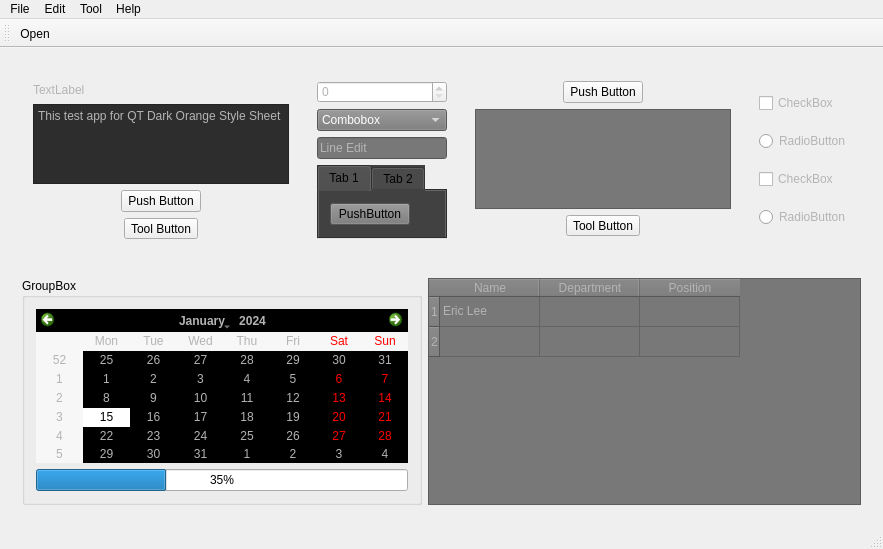
<?xml version="1.0" encoding="UTF-8"?>
<ui version="4.0">
 <class>MainWindow</class>
 <widget class="QMainWindow" name="MainWindow">
  <property name="geometry">
   <rect>
    <x>0</x>
    <y>0</y>
    <width>883</width>
    <height>549</height>
   </rect>
  </property>
  <property name="windowTitle">
   <string>QT Dark Orange Sheet</string>
  </property>
  <property name="styleSheet">
   <string notr="true"/>
  </property>
  <widget class="QWidget" name="centralWidget">
   <layout class="QVBoxLayout" name="verticalLayout">
    <item>
     <widget class="QWidget" name="widget_2" native="true">
      <layout class="QHBoxLayout" name="horizontalLayout_2">
       <item>
        <widget class="QWidget" name="widget_6" native="true">
         <layout class="QVBoxLayout" name="verticalLayout_2">
          <item>
           <widget class="QLabel" name="label">
            <property name="styleSheet">
             <string notr="true">color: rgb(180, 180, 180);</string>
            </property>
            <property name="text">
             <string>TextLabel</string>
            </property>
           </widget>
          </item>
          <item>
           <widget class="QPlainTextEdit" name="plainTextEdit">
            <property name="sizePolicy">
             <sizepolicy hsizetype="Fixed" vsizetype="Fixed">
              <horstretch>0</horstretch>
              <verstretch>0</verstretch>
             </sizepolicy>
            </property>
            <property name="maximumSize">
             <size>
              <width>16777215</width>
              <height>80</height>
             </size>
            </property>
            <property name="styleSheet">
             <string notr="true">color: rgb(180, 180, 180);
background-color: rgb(45, 45, 45);</string>
            </property>
            <property name="plainText">
             <string>This test app for QT Dark Orange Style Sheet</string>
            </property>
           </widget>
          </item>
          <item alignment="Qt::AlignHCenter">
           <widget class="QPushButton" name="pushButton">
            <property name="styleSheet">
             <string notr="true"/>
            </property>
            <property name="text">
             <string>Push Button</string>
            </property>
           </widget>
          </item>
          <item alignment="Qt::AlignHCenter">
           <widget class="QToolButton" name="toolButton">
            <property name="styleSheet">
             <string notr="true"/>
            </property>
            <property name="text">
             <string>Tool Button</string>
            </property>
           </widget>
          </item>
         </layout>
        </widget>
       </item>
       <item>
        <widget class="QWidget" name="widget_5" native="true">
         <layout class="QVBoxLayout" name="verticalLayout_3">
          <item>
           <widget class="QSpinBox" name="spinBox">
            <property name="styleSheet">
             <string notr="true">color: rgb(180, 180, 180);</string>
            </property>
           </widget>
          </item>
          <item>
           <widget class="QComboBox" name="comboBox">
            <property name="styleSheet">
             <string notr="true">color: rgb(255, 255, 255);
background-color: rgb(120, 120, 120);
selection-color: rgb(180, 180, 180);</string>
            </property>
            <item>
             <property name="text">
              <string>Combobox</string>
             </property>
            </item>
           </widget>
          </item>
          <item>
           <widget class="QLineEdit" name="lineEdit">
            <property name="styleSheet">
             <string notr="true">color: rgb(180, 180, 180);
background-color: rgb(120, 120, 120);</string>
            </property>
            <property name="text">
             <string>Line Edit</string>
            </property>
           </widget>
          </item>
          <item>
           <widget class="QTabWidget" name="tabWidget">
            <property name="sizePolicy">
             <sizepolicy hsizetype="Expanding" vsizetype="Fixed">
              <horstretch>0</horstretch>
              <verstretch>0</verstretch>
             </sizepolicy>
            </property>
            <property name="styleSheet">
             <string notr="true">background-color: rgb(65, 65, 65);</string>
            </property>
            <property name="currentIndex">
             <number>0</number>
            </property>
            <widget class="QWidget" name="tab">
             <attribute name="title">
              <string>Tab 1</string>
             </attribute>
             <layout class="QVBoxLayout" name="verticalLayout_4">
              <item alignment="Qt::AlignLeft">
               <widget class="QPushButton" name="pushButton_2">
                <property name="styleSheet">
                 <string notr="true">background-color: rgb(120, 120, 120);</string>
                </property>
                <property name="text">
                 <string>PushButton</string>
                </property>
               </widget>
              </item>
             </layout>
            </widget>
            <widget class="QWidget" name="tab_2">
             <attribute name="title">
              <string>Tab 2</string>
             </attribute>
            </widget>
           </widget>
          </item>
         </layout>
        </widget>
       </item>
       <item>
        <widget class="QWidget" name="widget_4" native="true">
         <layout class="QVBoxLayout" name="verticalLayout_5">
          <item alignment="Qt::AlignHCenter">
           <widget class="QPushButton" name="pushButton_3">
            <property name="styleSheet">
             <string notr="true"/>
            </property>
            <property name="text">
             <string>Push Button</string>
            </property>
           </widget>
          </item>
          <item>
           <widget class="QTextEdit" name="textEdit">
            <property name="sizePolicy">
             <sizepolicy hsizetype="Fixed" vsizetype="Fixed">
              <horstretch>0</horstretch>
              <verstretch>0</verstretch>
             </sizepolicy>
            </property>
            <property name="maximumSize">
             <size>
              <width>16777215</width>
              <height>100</height>
             </size>
            </property>
            <property name="styleSheet">
             <string notr="true">background-color: transparent;
background-color: rgb(120, 120, 120);</string>
            </property>
           </widget>
          </item>
          <item alignment="Qt::AlignHCenter">
           <widget class="QToolButton" name="toolButton_2">
            <property name="styleSheet">
             <string notr="true"/>
            </property>
            <property name="text">
             <string>Tool Button</string>
            </property>
           </widget>
          </item>
         </layout>
         <zorder>widget_2</zorder>
         <zorder>textEdit</zorder>
         <zorder>pushButton_3</zorder>
         <zorder>toolButton_2</zorder>
        </widget>
       </item>
       <item>
        <widget class="QWidget" name="widget_3" native="true">
         <property name="maximumSize">
          <size>
           <width>120</width>
           <height>16777215</height>
          </size>
         </property>
         <layout class="QVBoxLayout" name="verticalLayout_6">
          <item>
           <widget class="QCheckBox" name="checkBox">
            <property name="styleSheet">
             <string notr="true">color: rgb(180, 180, 180);</string>
            </property>
            <property name="text">
             <string>CheckBox</string>
            </property>
           </widget>
          </item>
          <item>
           <widget class="QRadioButton" name="radioButton_2">
            <property name="styleSheet">
             <string notr="true">color: rgb(180, 180, 180);</string>
            </property>
            <property name="text">
             <string>RadioButton</string>
            </property>
           </widget>
          </item>
          <item>
           <widget class="QCheckBox" name="checkBox_2">
            <property name="styleSheet">
             <string notr="true">color: rgb(180, 180, 180);</string>
            </property>
            <property name="text">
             <string>CheckBox</string>
            </property>
           </widget>
          </item>
          <item>
           <widget class="QRadioButton" name="radioButton">
            <property name="styleSheet">
             <string notr="true">color: rgb(180, 180, 180);</string>
            </property>
            <property name="text">
             <string>RadioButton</string>
            </property>
           </widget>
          </item>
         </layout>
        </widget>
       </item>
      </layout>
     </widget>
    </item>
    <item>
     <widget class="QWidget" name="widget" native="true">
      <layout class="QHBoxLayout" name="horizontalLayout">
       <item>
        <widget class="QGroupBox" name="groupBox">
         <property name="maximumSize">
          <size>
           <width>400</width>
           <height>16777215</height>
          </size>
         </property>
         <property name="styleSheet">
          <string notr="true"/>
         </property>
         <property name="title">
          <string>GroupBox</string>
         </property>
         <layout class="QVBoxLayout" name="verticalLayout_7">
          <item>
           <widget class="QCalendarWidget" name="calendarWidget">
            <property name="maximumSize">
             <size>
              <width>390</width>
              <height>16777215</height>
             </size>
            </property>
            <property name="styleSheet">
             <string notr="true">color: rgb(180, 180, 180);
selection-color: rgb(0, 0, 0);
selection-background-color: rgb(255, 255, 255);
background-color: rgb(0, 0, 0);</string>
            </property>
           </widget>
          </item>
          <item>
           <widget class="QProgressBar" name="progressBar">
            <property name="maximumSize">
             <size>
              <width>390</width>
              <height>16777215</height>
             </size>
            </property>
            <property name="styleSheet">
             <string notr="true">color: rgb(180, 180, 180);
color: rgb(0, 0, 0);</string>
            </property>
            <property name="value">
             <number>35</number>
            </property>
            <property name="alignment">
             <set>Qt::AlignCenter</set>
            </property>
            <property name="textVisible">
             <bool>true</bool>
            </property>
            <property name="invertedAppearance">
             <bool>false</bool>
            </property>
           </widget>
          </item>
         </layout>
        </widget>
       </item>
       <item>
        <widget class="QTableWidget" name="tableWidget">
         <property name="styleSheet">
          <string notr="true">color: rgb(180, 180, 180);
background-color: rgb(120, 120, 120);</string>
         </property>
         <property name="gridStyle">
          <enum>Qt::SolidLine</enum>
         </property>
         <row>
          <property name="text">
           <string>1</string>
          </property>
         </row>
         <row>
          <property name="text">
           <string>2</string>
          </property>
         </row>
         <column>
          <property name="text">
           <string>Name</string>
          </property>
         </column>
         <column>
          <property name="text">
           <string>Department</string>
          </property>
         </column>
         <column>
          <property name="text">
           <string>Position</string>
          </property>
         </column>
         <item row="0" column="0">
          <property name="text">
           <string>Eric Lee</string>
          </property>
         </item>
        </widget>
       </item>
      </layout>
      <zorder>widget_6</zorder>
      <zorder>groupBox</zorder>
      <zorder>tableWidget</zorder>
     </widget>
    </item>
   </layout>
  </widget>
  <widget class="QMenuBar" name="menuBar">
   <property name="geometry">
    <rect>
     <x>0</x>
     <y>0</y>
     <width>883</width>
     <height>20</height>
    </rect>
   </property>
   <widget class="QMenu" name="menuFile">
    <property name="title">
     <string>File</string>
    </property>
    <addaction name="actionOpen"/>
   </widget>
   <widget class="QMenu" name="menuEdit">
    <property name="title">
     <string>Edit</string>
    </property>
   </widget>
   <widget class="QMenu" name="menuTool">
    <property name="title">
     <string>Tool</string>
    </property>
   </widget>
   <widget class="QMenu" name="menuHelp">
    <property name="title">
     <string>Help</string>
    </property>
   </widget>
   <addaction name="menuFile"/>
   <addaction name="menuEdit"/>
   <addaction name="menuTool"/>
   <addaction name="menuHelp"/>
  </widget>
  <widget class="QStatusBar" name="statusBar"/>
  <widget class="QToolBar" name="toolBar">
   <property name="windowTitle">
    <string>toolBar</string>
   </property>
   <attribute name="toolBarArea">
    <enum>TopToolBarArea</enum>
   </attribute>
   <attribute name="toolBarBreak">
    <bool>false</bool>
   </attribute>
   <addaction name="actionOpen"/>
  </widget>
  <action name="actionOpen">
   <property name="text">
    <string>Open</string>
   </property>
  </action>
 </widget>
 <layoutdefault spacing="6" margin="11"/>
 <resources/>
 <connections/>
</ui>
